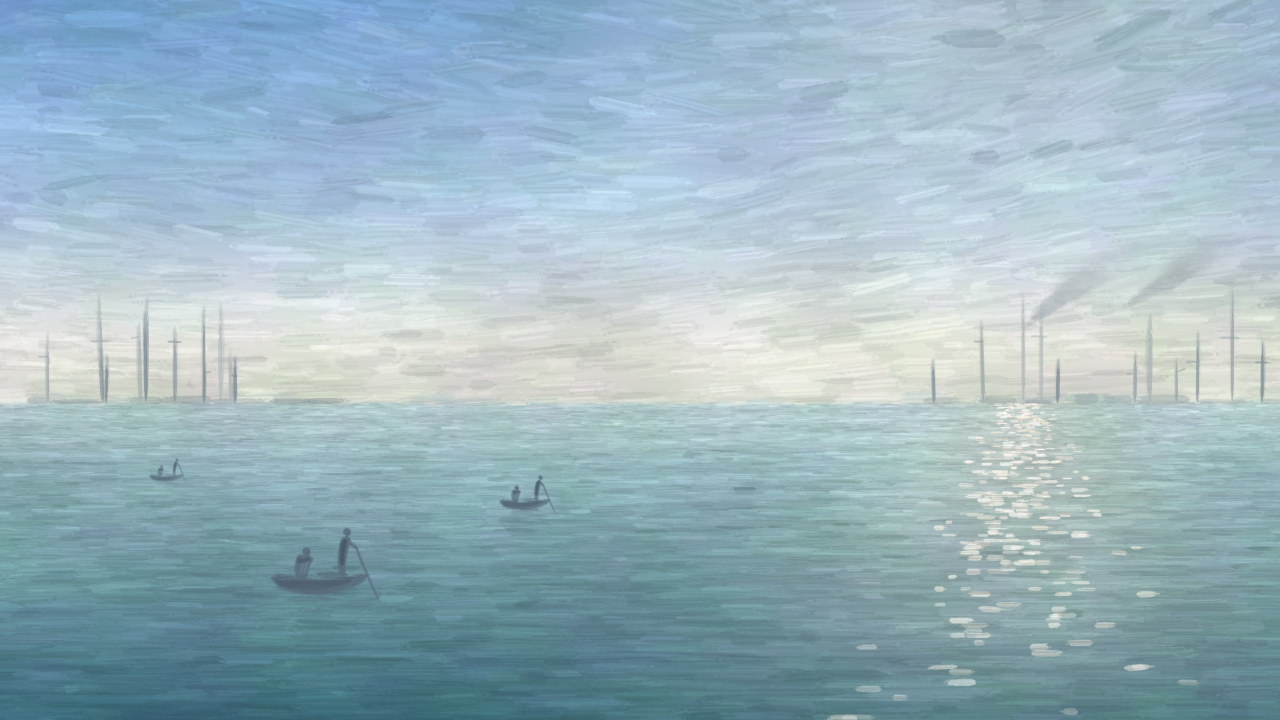
#> input picture linux/share/wallpapers/Monet/contents/hours/day.jpg, 3840 x 2160 px (shown at 1/3 size); its folder holds 4 pictures in this run
$ python make-zen.py
#> lines starting #> are read from the running program, lines starting #| are printed output that depends on the picture
"""Writes the pictures Zen wears Monet's look with (linux/share/monet/zen).

Zen, the browser, gets Monet's look from zen.css (its window) and newtab.css
(its new tabs), which monet-quick zen puts into each Zen profile. This makes
the pictures they show: behind the window's glass, a painting blurred and
washed in paper or smoke, the way Monet's glass shows the desktop; on a new
tab, the painting itself. A daylight one for Mist and a night one for Smoke,
as the Store's banners are.

Run from the repository root:  python3 tools/make-zen.py
"""

from pathlib import Path

from PIL import Image, ImageFilter

ROOT = Path(__file__).resolve().parent.parent
HOURS = ROOT / "linux" / "share" / "wallpapers" / "Monet" / "contents" / "hours"
OUT = ROOT / "linux" / "share" / "monet" / "zen"
LIGHTS = {"mist": ("day", (243, 241, 236), 0.34), "smoke": ("night", (36, 35, 33), 0.4)}  # painting, wash, how much


def main():
    OUT.mkdir(parents=True, exist_ok=True)
    for light, (name, wash, amount) in LIGHTS.items():
        painting = Image.open(HOURS / f"{name}.jpg").convert("RGB")
#> painting is the input picture: PIL image 3840x2160 RGB; mean R, G, B 156.7, 182.3, 192.9
        # The window's ground: soft enough that the tabs read on it. Small, since it's only color.
        ground = painting.resize((960, 540), Image.LANCZOS).filter(ImageFilter.GaussianBlur(12))
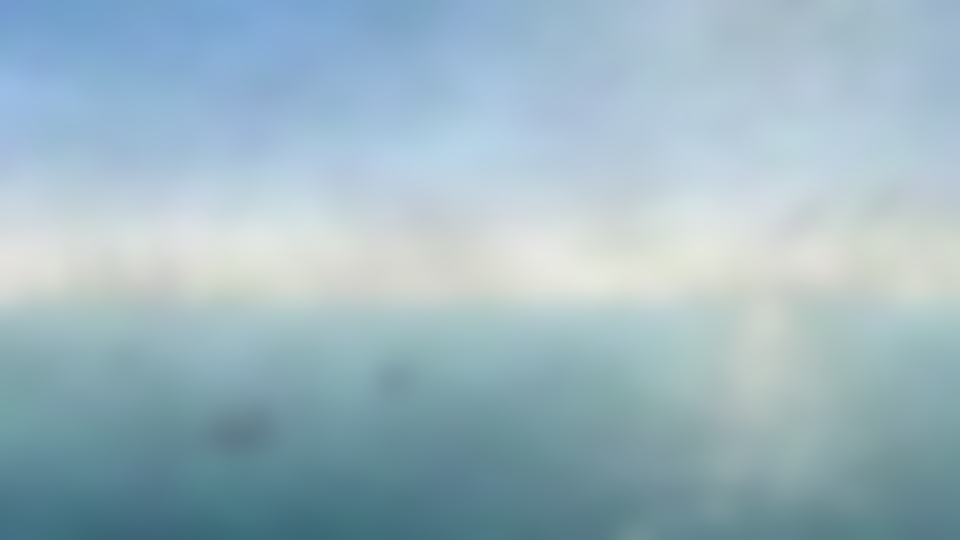
#> ground: PIL image 960x540 RGB; mean R, G, B 156.6, 182.2, 192.9
        Image.blend(ground, Image.new("RGB", ground.size, wash), amount).save(OUT / f"{light}.jpg", quality=86)
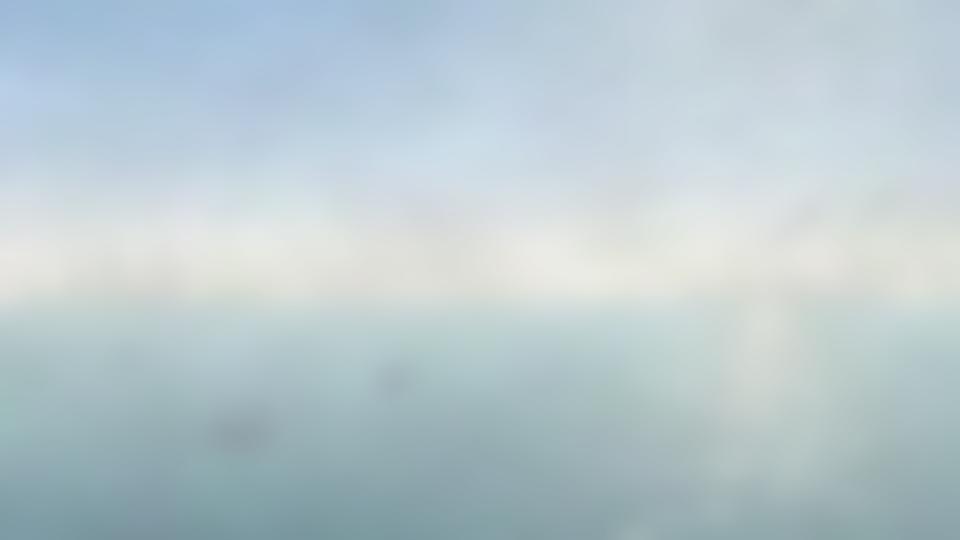
#> saved as mist.jpg: PIL image 960x540 RGB; mean R, G, B 185.5, 201.7, 207
        # A new tab: the painting, at the size most screens show it.
        painting.resize((1920, 1080), Image.LANCZOS).save(OUT / f"newtab-{light}.jpg", quality=78, optimize=True,
                                                          progressive=True)
        print("wrote", light)
#> pass 2 of the loop in main, `for light, (name, wash, amount) in LIGHTS.items():`:
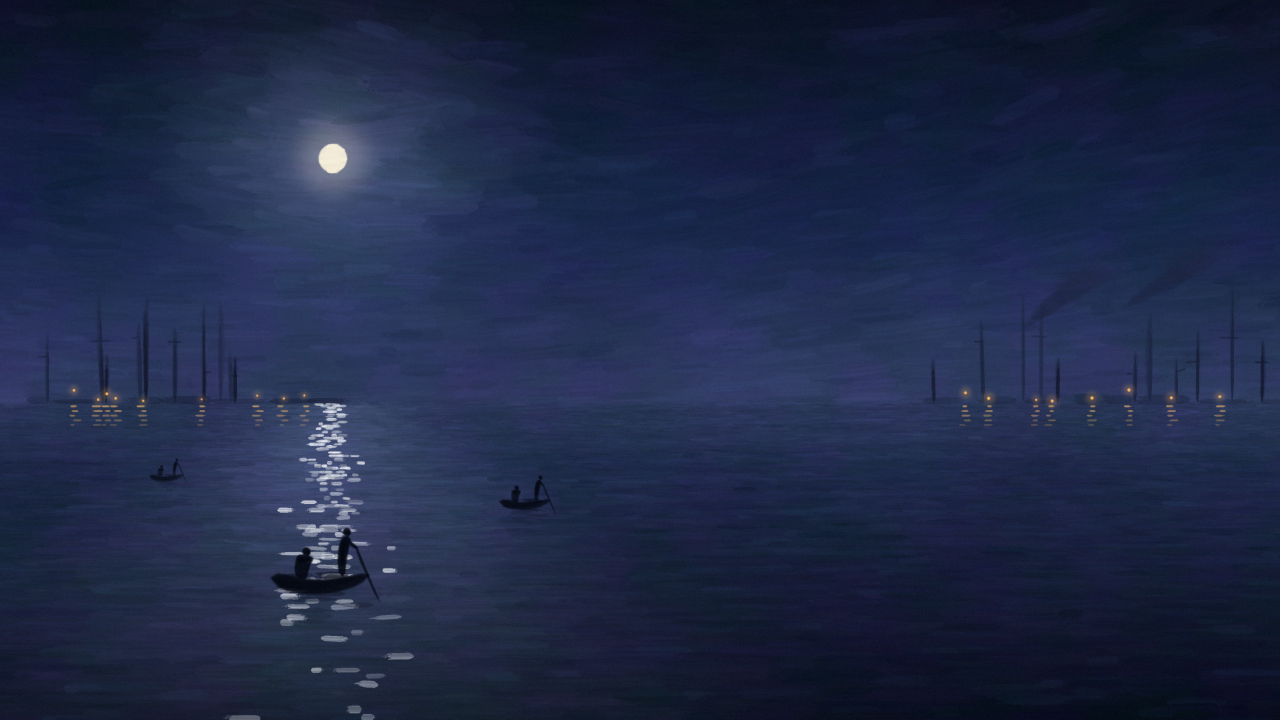
#> input picture linux/share/wallpapers/Monet/contents/hours/night.jpg, 3840 x 2160 px (shown at 1/3 size)
#> in main, painting is the input picture: PIL image 3840x2160 RGB; mean R, G, B 30.7, 40.9, 70.9
#> in main, `ground = painting.resize((960, 540), Image.LANCZOS).filter(ImageFilter..`:
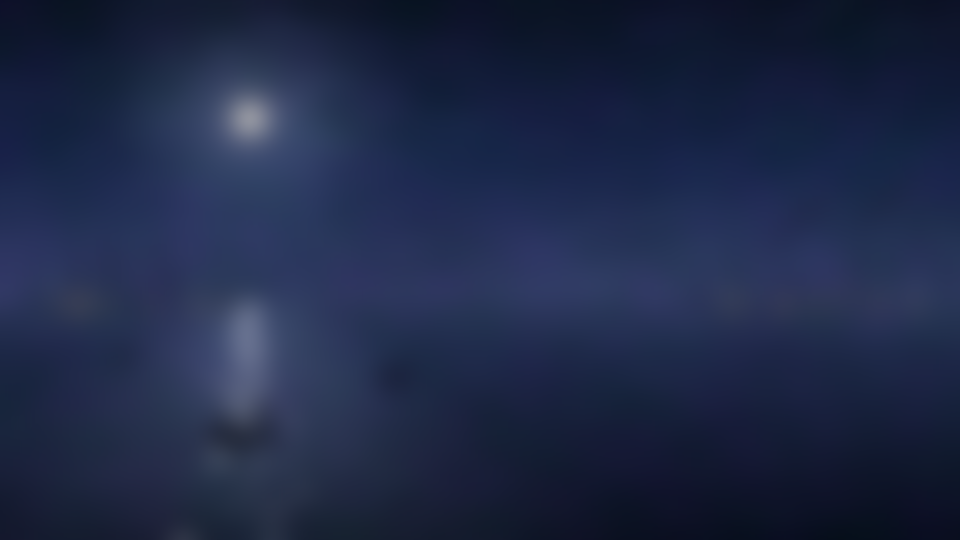
#> ground: PIL image 960x540 RGB; mean R, G, B 30.6, 40.9, 70.9
#> in main, `Image.blend(ground, Image.new("RGB", ground.size, wash), amount).save(..`:
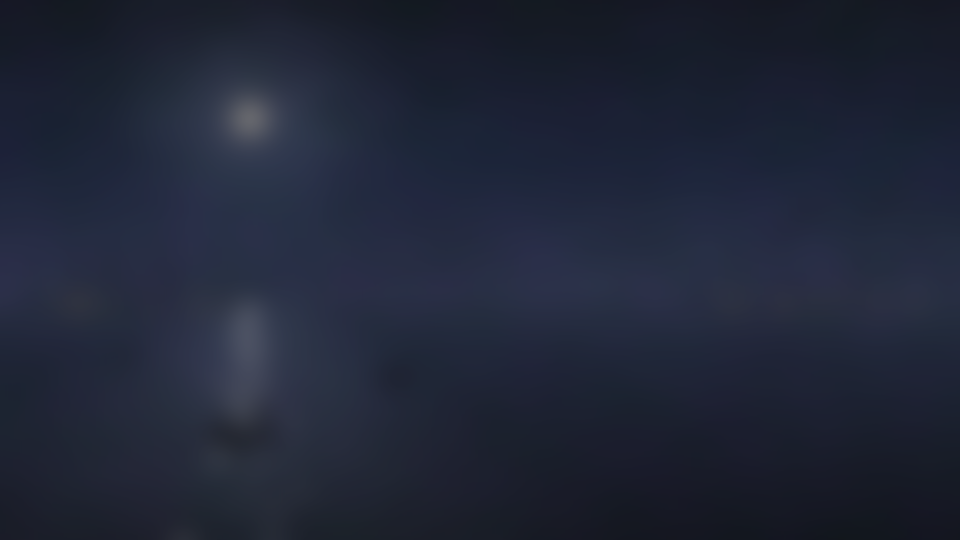
#> saved as smoke.jpg: PIL image 960x540 RGB; mean R, G, B 32.4, 38.1, 55.3


if __name__ == "__main__":
    main()
